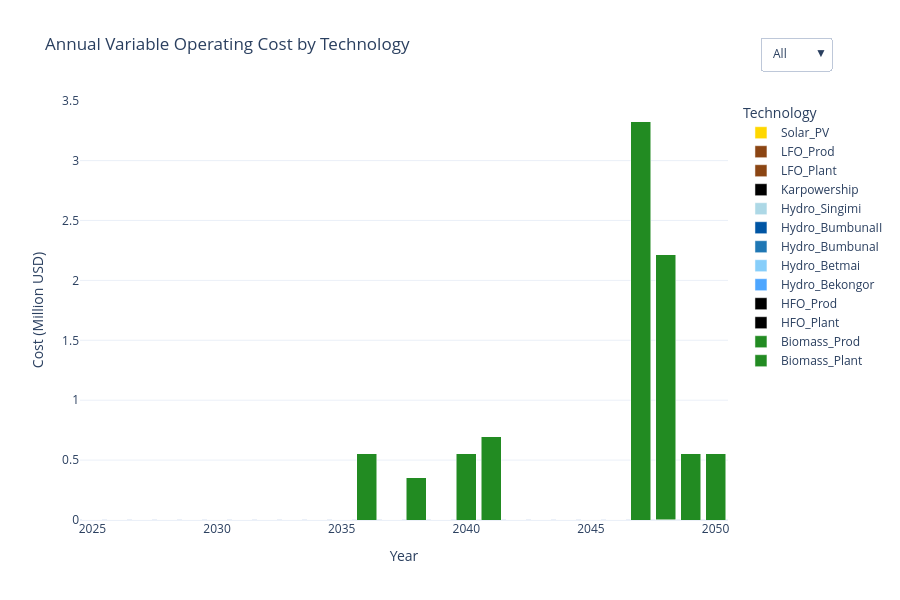

The code cell stored with this chart in its notebook:
### Markdown cell above
### Annual Variable Costs by Technology

### Code cell
import pandas as pd
import plotly.graph_objects as go

# === Load tech color scheme ===
with open("tech_colors.json") as f:
    tech_colors = json.load(f)

# === Load and prepare variable cost data ===
df_var = pd.read_csv(res_dir / "AnnualVariableOperatingCost.csv")
df_var.rename(columns={
    "y": "YEAR",
    "t": "TECHNOLOGY",
    "AnnualVariableOperatingCost": "VALUE"
}, inplace=True)

# Pivot data for bar plot
df_pivot = df_var.pivot_table(index="YEAR", columns="TECHNOLOGY", values="VALUE", aggfunc="sum")
years = df_pivot.index.tolist()

# === Create interactive figure ===
fig = go.Figure()

for tech in df_pivot.columns:
    fig.add_trace(go.Bar(
        x=years,
        y=df_pivot[tech].fillna(0),
        name=tech,
        marker=dict(color=tech_colors.get(tech, "#D3D3D3")),  # fallback to light gray
        hovertemplate=f"{tech}<br>Year: %{{x}}<br>Variable Cost: %{{y:.2f}} Million USD"
    ))

# === Layout settings ===
fig.update_layout(
    title="Annual Variable Operating Cost by Technology",
    xaxis_title="Year",
    yaxis_title="Cost (Million USD)",
    barmode='stack',
    template="plotly_white",
    height=600,
    legend_title="Technology",
    hovermode="x unified",
    updatemenus=[
        {
            "buttons": [
                {"label": "All", "method": "update", "args": [{"visible": [True] * len(df_pivot.columns)}]},
                {"label": "None", "method": "update", "args": [{"visible": [False] * len(df_pivot.columns)}]},
            ],
            "direction": "down",
            "x": 1.05,
            "xanchor": "left",
            "y": 1.15,
            "yanchor": "top"
        }
    ]
)

# === Show figure with fallback ===
try:
    fig.show()
except ValueError:
    print("🔁 Fallback to browser due to rendering issue.")
    fig.show(renderer="browser")

### Figure 1 — Plotly figure (JSON) as saved in the notebook; plotly's stock layout.template omitted (floating-point values rounded to 4 significant figures)
{"data": [{"hovertemplate": "Biomass_Plant<br>Year: %{x}<br>Variable Cost: %{y:.2f} Million USD", "marker": {"color": "#228B22"}, "name": "Biomass_Plant", "type": "bar", "x": [2025, 2026, 2027, 2028, 2029, 2030, 2031, 2032, 2033, 2034, 2035, 2036, 2037, 2038, 2039, 2040, 2041, 2042, 2043, 2044, 2045, 2046, 2047, 2048, 2049, 2050], "y": [0.0, 0.0, 0.0, 0.0, 0.0, 0.0, 0.0, 0.0, 0.0, 0.0, 0.0, 0.0, 0.0, 7.753e-06, 0.0, 1.214e-05, 1.526e-05, 0.0, 0.0, 0.0, 0.0, 0.0, 2.428e-05, 4.856e-05, 1.214e-05, 1.214e-05]}, {"hovertemplate": "Biomass_Prod<br>Year: %{x}<br>Variable Cost: %{y:.2f} Million USD", "marker": {"color": "#228B22"}, "name": "Biomass_Prod", "type": "bar", "x": [2025, 2026, 2027, 2028, 2029, 2030, 2031, 2032, 2033, 2034, 2035, 2036, 2037, 2038, 2039, 2040, 2041, 2042, 2043, 2044, 2045, 2046, 2047, 2048, 2049, 2050], "y": [0.0, 0.0, 0.0, 0.0, 0.0, 0.0, 0.0, 0.0, 0.0, 0.0, 0.0, 0.555, 0.0, 0.3544, 0.0, 0.555, 0.6978, 0.0, 0.0, 0.0, 0.0, 0.0, 3.33, 2.22, 0.555, 0.555]}, {"hovertemplate": "HFO_Plant<br>Year: %{x}<br>Variable Cost: %{y:.2f} Million USD", "marker": {"color": "#000000"}, "name": "HFO_Plant", "type": "bar", "x": [2025, 2026, 2027, 2028, 2029, 2030, 2031, 2032, 2033, 2034, 2035, 2036, 2037, 2038, 2039, 2040, 2041, 2042, 2043, 2044, 2045, 2046, 2047, 2048, 2049, 2050], "y": [0.0, 0.0, 0.0, 0.0, 0.0, 0.0, 0.0, 0.0, 0.0, 0.0, 0.0, 0.0, 0.0, 0.0, 0.0, 0.0, 0.0, 0.0, 0.0, 0.0, 0.0, 0.0, 0.0, 0.0, 0.0, 0.0]}, {"hovertemplate": "HFO_Prod<br>Year: %{x}<br>Variable Cost: %{y:.2f} Million USD", "marker": {"color": "#000000"}, "name": "HFO_Prod", "type": "bar", "x": [2025, 2026, 2027, 2028, 2029, 2030, 2031, 2032, 2033, 2034, 2035, 2036, 2037, 2038, 2039, 2040, 2041, 2042, 2043, 2044, 2045, 2046, 2047, 2048, 2049, 2050], "y": [0.0, 0.0, 0.0, 0.0, 0.0, 0.0, 0.0, 0.0, 0.0, 0.0, 0.0, 0.0, 0.0, 0.0, 0.0, 0.0, 0.0, 0.0, 0.0, 0.0, 0.0, 0.0, 0.0, 0.0, 0.0, 0.0]}, {"hovertemplate": "Hydro_Bekongor<br>Year: %{x}<br>Variable Cost: %{y:.2f} Million USD", "marker": {"color": "#4da6ff"}, "name": "Hydro_Bekongor", "type": "bar", "x": [2025, 2026, 2027, 2028, 2029, 2030, 2031, 2032, 2033, 2034, 2035, 2036, 2037, 2038, 2039, 2040, 2041, 2042, 2043, 2044, 2045, 2046, 2047, 2048, 2049, 2050], "y": [0.0, 0.0, 0.0, 0.0, 0.0, 0.0, 0.0, 0.0, 0.0, 0.0, 1.184e-05, 1.779e-05, 0.0, 4.052e-06, 4.512e-05, 4.053e-05, 6.94e-06, 1.764e-06, 0.0, 0.0, 1.861e-05, 7.707e-06, 3.32e-05, 1.873e-05, 0.0001186, 7.79e-05]}, {"hovertemplate": "Hydro_Betmai<br>Year: %{x}<br>Variable Cost: %{y:.2f} Million USD", "marker": {"color": "#87CEFA"}, "name": "Hydro_Betmai", "type": "bar", "x": [2025, 2026, 2027, 2028, 2029, 2030, 2031, 2032, 2033, 2034, 2035, 2036, 2037, 2038, 2039, 2040, 2041, 2042, 2043, 2044, 2045, 2046, 2047, 2048, 2049, 2050], "y": [0.0, 0.0, 0.0, 0.0, 0.0, 0.0, 0.0, 0.0, 0.0, 0.0, 0.0, 1.064e-08, 0.0, 3.548e-09, 0.0, 3.548e-09, 7.096e-09, 0.0, 0.0, 0.0, 0.0, 0.0, 3.548e-09, 1.419e-08, 1.419e-08, 2.129e-08]}, {"hovertemplate": "Hydro_BumbunaI<br>Year: %{x}<br>Variable Cost: %{y:.2f} Million USD", "marker": {"color": "#1f77b4"}, "name": "Hydro_BumbunaI", "type": "bar", "x": [2025, 2026, 2027, 2028, 2029, 2030, 2031, 2032, 2033, 2034, 2035, 2036, 2037, 2038, 2039, 2040, 2041, 2042, 2043, 2044, 2045, 2046, 2047, 2048, 2049, 2050], "y": [2.787e-05, 1.671e-05, 4.676e-06, 5.581e-06, 1.134e-05, 8.555e-06, 1.604e-05, 0.0, 3.499e-05, 2.742e-05, 4.542e-05, 2.929e-05, 2.738e-05, 3.989e-05, 3.026e-05, 2.072e-05, 8.215e-05, 6.608e-05, 8.804e-05, 5.139e-05, 5.287e-05, 0.0001219, 5.783e-05, 7.101e-05, 4.621e-05, 7.906e-05]}, {"hovertemplate": "Hydro_BumbunaII<br>Year: %{x}<br>Variable Cost: %{y:.2f} Million USD", "marker": {"color": "#0055A4"}, "name": "Hydro_BumbunaII", "type": "bar", "x": [2025, 2026, 2027, 2028, 2029, 2030, 2031, 2032, 2033, 2034, 2035, 2036, 2037, 2038, 2039, 2040, 2041, 2042, 2043, 2044, 2045, 2046, 2047, 2048, 2049, 2050], "y": [0.0001117, 0.0001319, 0.0001576, 0.0001875, 0.0001782, 0.0001961, 0.0002036, 0.0002355, 0.0002175, 0.0002384, 0.0002212, 0.0002492, 0.000305, 0.000288, 0.0003103, 0.0003195, 0.0003372, 0.0003936, 0.0004122, 0.0004635, 0.000461, 0.0004992, 0.000473, 0.0004711, 0.000514, 0.0005812]}, {"hovertemplate": "Hydro_Singimi<br>Year: %{x}<br>Variable Cost: %{y:.2f} Million USD", "marker": {"color": "#ADD8E6"}, "name": "Hydro_Singimi", "type": "bar", "x": [2025, 2026, 2027, 2028, 2029, 2030, 2031, 2032, 2033, 2034, 2035, 2036, 2037, 2038, 2039, 2040, 2041, 2042, 2043, 2044, 2045, 2046, 2047, 2048, 2049, 2050], "y": [0.0, 1.867e-06, 0.0, 0.0, 0.0, 0.0, 0.0, 0.0, 0.0, 1.175e-06, 1.339e-06, 1.734e-05, 0.0, 1.577e-06, 0.0, 1.971e-06, 6.307e-06, 0.0, 0.0, 0.0, 1.34e-05, 0.0, 4.73e-06, 1.261e-05, 0.0, 9.855e-06]}, {"hovertemplate": "Karpowership<br>Year: %{x}<br>Variable Cost: %{y:.2f} Million USD", "marker": {"color": "#000000"}, "name": "Karpowership", "type": "bar", "x": [2025, 2026, 2027, 2028, 2029, 2030, 2031, 2032, 2033, 2034, 2035, 2036, 2037, 2038, 2039, 2040, 2041, 2042, 2043, 2044, 2045, 2046, 2047, 2048, 2049, 2050], "y": [0.0, 0.0, 0.0, 0.0, 0.0, 0.0, 0.0, 0.0, 0.0, 0.0, 0.0, 0.0, 0.0, 0.0, 0.0, 0.0, 0.0, 0.0, 0.0, 0.0, 0.0, 0.0, 0.0, 0.0, 0.0, 0.0]}, {"hovertemplate": "LFO_Plant<br>Year: %{x}<br>Variable Cost: %{y:.2f} Million USD", "marker": {"color": "#8B4513"}, "name": "LFO_Plant", "type": "bar", "x": [2025, 2026, 2027, 2028, 2029, 2030, 2031, 2032, 2033, 2034, 2035, 2036, 2037, 2038, 2039, 2040, 2041, 2042, 2043, 2044, 2045, 2046, 2047, 2048, 2049, 2050], "y": [0.0, 0.0, 0.0, 0.0, 0.0, 0.0, 0.0, 0.0, 0.0, 0.0, 0.0, 0.0, 0.0, 0.0, 0.0, 0.0, 0.0, 0.0, 0.0, 0.0, 0.0, 0.0, 0.0, 0.0, 0.0, 0.0]}, {"hovertemplate": "LFO_Prod<br>Year: %{x}<br>Variable Cost: %{y:.2f} Million USD", "marker": {"color": "#8B4513"}, "name": "LFO_Prod", "type": "bar", "x": [2025, 2026, 2027, 2028, 2029, 2030, 2031, 2032, 2033, 2034, 2035, 2036, 2037, 2038, 2039, 2040, 2041, 2042, 2043, 2044, 2045, 2046, 2047, 2048, 2049, 2050], "y": [0.0, 0.0, 0.0, 0.0, 0.0, 0.0, 0.0, 0.0, 0.0, 0.0, 0.0, 0.0, 0.0, 0.0, 0.0, 0.0, 0.0, 0.0, 0.0, 0.0, 0.0, 0.0, 0.0, 0.0, 0.0, 0.0]}, {"hovertemplate": "Solar_PV<br>Year: %{x}<br>Variable Cost: %{y:.2f} Million USD", "marker": {"color": "#FFD700"}, "name": "Solar_PV", "type": "bar", "x": [2025, 2026, 2027, 2028, 2029, 2030, 2031, 2032, 2033, 2034, 2035, 2036, 2037, 2038, 2039, 2040, 2041, 2042, 2043, 2044, 2045, 2046, 2047, 2048, 2049, 2050], "y": [0.0, 3.83e-06, 0.0, 0.0, 0.0, 0.0, 0.0, 0.0, 0.0, 3.635e-06, 1.007e-05, 2.417e-06, 0.0, 1.966e-05, 1.135e-06, 1.966e-05, 3.85e-05, 0.0, 0.0, 0.0, 0.0, 0.0, 2.973e-05, 3.924e-05, 3.151e-05, 2.129e-06]}], "layout": {"barmode": "stack", "height": 600, "hovermode": "x unified", "legend": {"title": {"text": "Technology"}}, "title": {"text": "Annual Variable Operating Cost by Technology"}, "updatemenus": [{"buttons": [{"args": [{"visible": [true, true, true, true, true, true, true, true, true, true, true, true, true]}], "label": "All", "method": "update"}, {"args": [{"visible": [false, false, false, false, false, false, false, false, false, false, false, false, false]}], "label": "None", "method": "update"}], "direction": "down", "x": 1.05, "xanchor": "left", "y": 1.15, "yanchor": "top"}], "xaxis": {"title": {"text": "Year"}}, "yaxis": {"title": {"text": "Cost (Million USD)"}}}}
